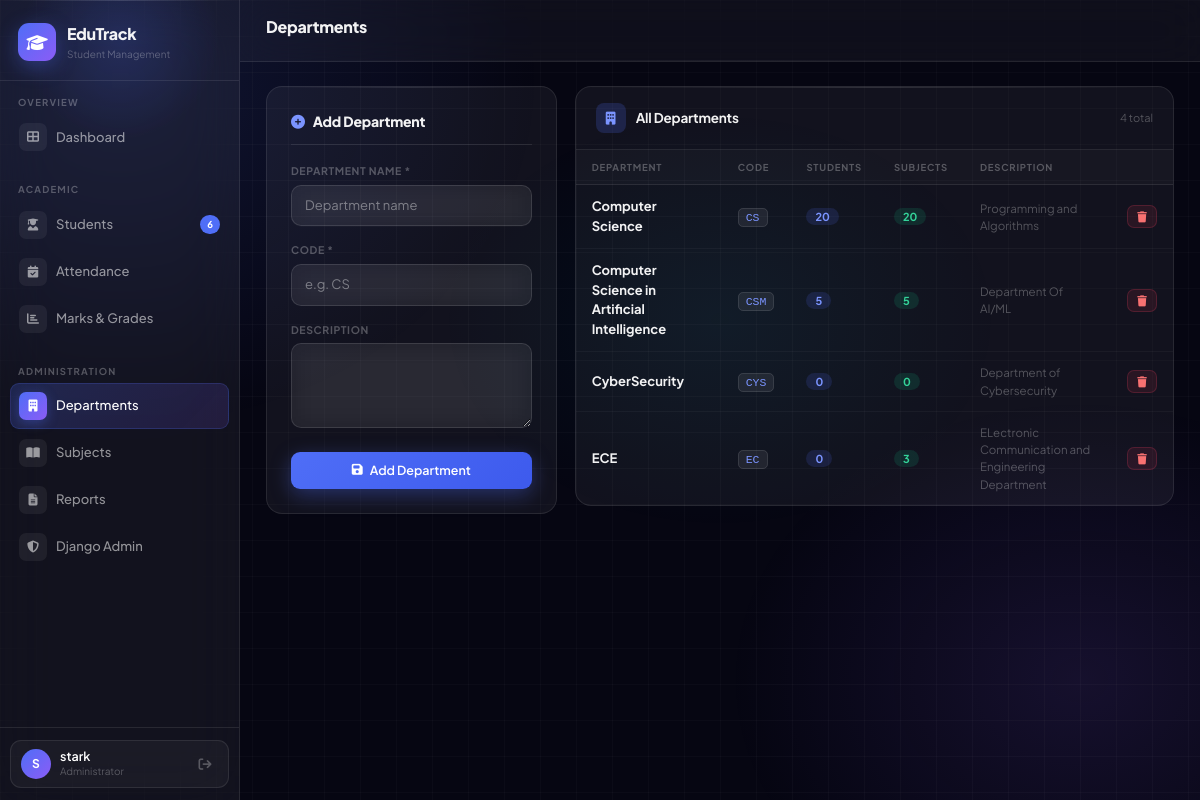
The app's page /departments/ (signed in) with its own data.
### students/models.py (models this page shows, shortened)
class Department(models.Model):
    name = models.CharField(max_length=100, unique=True)
    code = models.CharField(max_length=10, unique=True)
    description = models.TextField(blank=True)
    created_at = models.DateTimeField(auto_now_add=True)
    class Meta:
        ordering = ['name']

### students/views.py (the view)
# urls.py: path('departments/', views.department_list, name='department_list'),
@login_required
def department_list(request):
    departments = Department.objects.annotate(
        student_count=Count('students'),
        subject_count=Count('subjects')
    ).all()
    form = DepartmentForm(request.POST or None)
    if request.method == 'POST':
        if form.is_valid():
            form.save()
            messages.success(request, 'Department added!')
            return redirect('department_list')
    return render(request, 'students/departments.html', {'departments': departments, 'form': form})

### students/forms.py
class DepartmentForm(forms.ModelForm):
    class Meta:
        model = Department
        fields = ['name', 'code', 'description']
        widgets = {
            'name': forms.TextInput(attrs={'class': 'form-control', 'placeholder': 'Department name'}),
            'code': forms.TextInput(attrs={'class': 'form-control', 'placeholder': 'e.g. CS'}),
            'description': forms.Textarea(attrs={'class': 'form-control', 'rows': 3}),
        }

### students/context_processors.py (called while the page is built)
def global_context(request):
    return {
        'total_students_count': Student.objects.count()
    }

### students/templates/students/departments.html (shortened to what this page needs)
{% extends 'base.html' %}
{% block page_title %}Departments{% endblock %}
{% block content %}
<div class="row g-3">
  <div class="col-md-4">
    <div class="form-glass">
      <div class="form-section-title"><i class="fas fa-plus-circle me-2" style="color:#7b94ff"></i>Add Department</div>
      <form method="post">
        <div class="mb-3"><label class="form-label">Department Name *</label>{{ form.name }}</div>
        <div class="mb-3"><label class="form-label">Code *</label>{{ form.code }}</div>
        <div class="mb-4"><label class="form-label">Description</label>{{ form.description }}</div>
        <button type="submit" class="btn-primary-glow w-100" style="justify-content:center">
          <i class="fas fa-save"></i> Add Department
        </button>
      </form>
    </div>
  </div>
  <div class="col-md-8">
    <div class="glass-card">
      <div class="card-head">
        <div class="card-head-ico" style="background:rgba(79,110,247,0.2);color:#7b94ff"><i class="fas fa-building"></i></div>
        <span class="card-head-title">All Departments</span>
        <span style="font-size:11px;color:var(--text-muted)">{{ departments.count }} total</span>
      </div>
      <div style="overflow-x:auto">
        <table class="glass-table">
          <thead><tr><th>Department</th><th>Code</th><th>Students</th><th>Subjects</th><th>Description</th><th></th></tr></thead>
          <tbody>
            {% for dept in departments %}
            <tr>
              <td style="font-weight:700;color:var(--text-primary)">{{ dept.name }}</td>
              <td><code>{{ dept.code }}</code></td>
              <td><span style="background:rgba(79,110,247,0.15);color:#7b94ff;padding:2px 9px;border-radius:20px;font-size:11px;font-weight:700">{{ dept.student_count }}</span></td>
              <td><span style="background:rgba(16,185,129,0.15);color:#34d399;padding:2px 9px;border-radius:20px;font-size:11px;font-weight:700">{{ dept.subject_count }}</span></td>
              <td style="font-size:11.5px;color:var(--text-muted)">{{ dept.description|default:"—"|truncatewords:8 }}</td>
              <td>
                <form method="post" action="{% url 'department_delete' dept.pk %}" style="display:inline" onsubmit="return confirm('Delete {{ dept.name }}?')">
                  <button type="submit" class="btn-danger-glass" style="padding:5px 9px;font-size:11px"><i class="fas fa-trash"></i></button>
                </form>
              </td>
            </tr>
            {% endfor %}
          </tbody>
        </table>
      </div>
    </div>
  </div>
</div>
{% endblock %}

### templates/base.html (shortened to what this page needs)
<!DOCTYPE html>
<html lang="en">
<head>
<link href="https://cdn.jsdelivr.net/npm/bootstrap@5.3.2/dist/css/bootstrap.min.css" rel="stylesheet">
<link href="https://cdnjs.cloudflare.com/ajax/libs/font-awesome/6.4.0/css/all.min.css" rel="stylesheet">
</head>
<body>
{% if user.is_authenticated %}
<div id="app">
  <aside class="sidebar">
    <div class="sidebar-header">
      <a href="{% url 'dashboard' %}" class="sidebar-logo">
        <div class="logo-mark"><i class="fas fa-graduation-cap"></i></div>
        <div>
          <div class="logo-name">EduTrack</div>
          <div class="logo-sub">Student Management</div>
        </div>
      </a>
    </div>
    <nav class="sidebar-nav">
      <div class="nav-section">
        <div class="nav-section-label">Overview</div>
        <a href="{% url 'dashboard' %}" class="nav-link {% if request.resolver_match.url_name == 'dashboard' %}active{% endif %}">
          <div class="nav-ico"><i class="fas fa-th-large"></i></div>
          Dashboard
        </a>
      </div>
      <div class="nav-section">
        <div class="nav-section-label">Academic</div>
        <a href="{% url 'student_list' %}" class="nav-link {% if 'student' in request.resolver_match.url_name %}active{% endif %}">
          <div class="nav-ico"><i class="fas fa-user-graduate"></i></div>
          Students
          <span class="nav-badge">{{ total_students_count }}</span>
        </a>
        <a href="{% url 'attendance_list' %}" class="nav-link {% if request.resolver_match.url_name == 'attendance_list' %}active{% endif %}">
          <div class="nav-ico"><i class="fas fa-calendar-check"></i></div>
          Attendance
        </a>
        <a href="{% url 'marks_list' %}" class="nav-link {% if request.resolver_match.url_name == 'marks_list' %}active{% endif %}">
          <div class="nav-ico"><i class="fas fa-chart-bar"></i></div>
          Marks & Grades
        </a>
      </div>
      <div class="nav-section">
        <div class="nav-section-label">Administration</div>
        <a href="{% url 'department_list' %}" class="nav-link {% if request.resolver_match.url_name == 'department_list' %}active{% endif %}">
          <div class="nav-ico"><i class="fas fa-building"></i></div>
          Departments
        </a>
        <a href="{% url 'subject_list' %}" class="nav-link {% if request.resolver_match.url_name == 'subject_list' %}active{% endif %}">
          <div class="nav-ico"><i class="fas fa-book-open"></i></div>
          Subjects
        </a>
        <a href="{% url 'reports' %}" class="nav-link {% if request.resolver_match.url_name == 'reports' %}active{% endif %}">
          <div class="nav-ico"><i class="fas fa-file-alt"></i></div>
          Reports
        </a>
        <a href="/admin/" class="nav-link" target="_blank">
          <div class="nav-ico"><i class="fas fa-shield-alt"></i></div>
          Django Admin
        </a>
      </div>
    </nav>
    <div class="sidebar-footer">
      <div class="user-tile">
        <div class="user-av">{{ user.username|first|upper }}</div>
        <div>
          <div class="user-name">{{ user.get_full_name|default:user.username }}</div>
          <div class="user-role">Administrator</div>
        </div>
        <a href="{% url 'logout' %}" class="logout-link" title="Sign out">
          <i class="fas fa-arrow-right-from-bracket"></i>
        </a>
      </div>
    </div>
  </aside>
  <div class="main-content">
    <header class="topbar">
      <h1 class="topbar-title">{% block page_title %}{% endblock %}</h1>
    </header>
    <main class="page-body">
      {% block content %}{% endblock %}
    </main>
  </div>
</div>
{% else %}
{% block auth_content %}{% endblock %}
{% endif %}
</body>
</html>

### records on screen
Department: name "Computer Science", code "CS", student_count "20", subject_count "20", description "Programming and Algorithms"
Department: name "Computer Science in Artificial Intelligence", code "CSM", student_count "5", subject_count "5", description "Department Of AI/ML"
Department: name "CyberSecurity", code "CYS", student_count "0", subject_count "0", description "Department of Cybersecurity"
Department: name "ECE", code "EC", student_count "0", subject_count "3", description "ELectronic Communication and Engineering Department"

### other values on screen
{{ total_students_count }} "6"
{{ user.username|first|upper }} "S"
{{ user.get_full_name|default:user.username }} "stark"
{{ departments.count }} "4"
